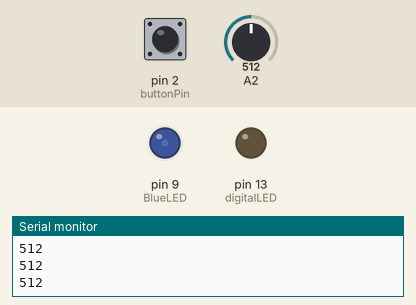
A sketch run on a simulated Arduino Uno, built with avr-gcc and run on an emulated ATmega328P. Shown: output pins drawn as LEDs (lit = HIGH), the last lines printed to the serial monitor. The inputs (shaded band) are chosen by the test bench; at power-on: A2 = 512, pin 2 (buttonPin) HIGH.

Above: at 1.2 s.
1.3 s: A2 set to 610
At 2.4 s:
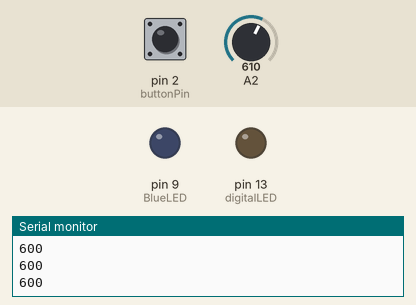
2.8 s: pin 2 (buttonPin) pulled LOW for 0.15 s
At 2.89 s:
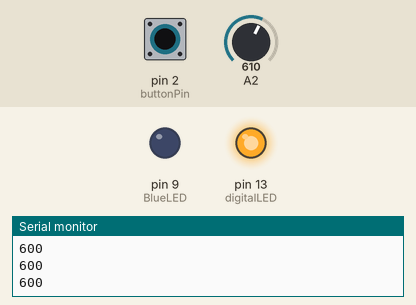
4.4 s: A2 set to 587
At 5.5 s:
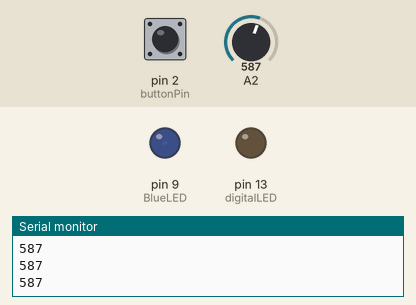
5.9 s: pin 2 (buttonPin) pulled LOW for 1 s
At 6.2 s:
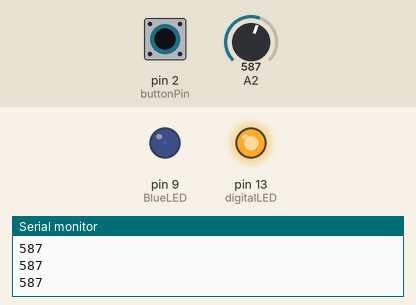
8.4 s: A2 set to 306
At 8.9 s:
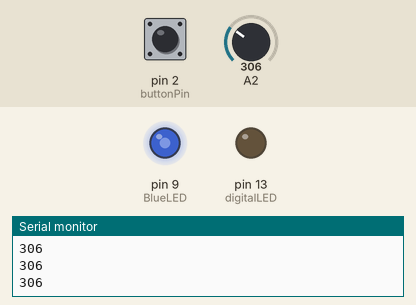
9.9 s: pin 2 (buttonPin) pulled LOW for 0.15 s
At 9.99 s:
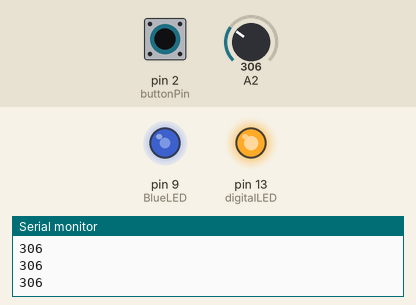
Timing chart, 0 to 12.5 s (numbered marks = the images above; inputs shaded):
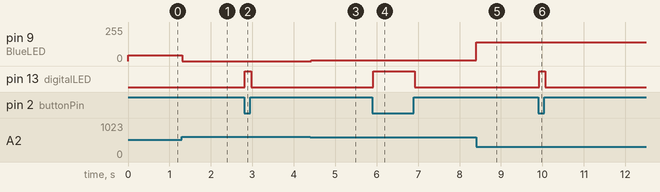

The sketch:

week9assigment.ino
```cpp
int BlueLED = 9;       // The PWM pin connected to my Blue LED
int digitalLED = 13;     // The pin connected to my second LED
int buttonPin = 2;       // The pin connected to my button

int brightness = 0;      // storing the Blue LED brightness

void setup() {
  // for starting the Serial Monitor to see my sensor readings.
  Serial.begin(9600);

  // setting both LEDs as outputs.
  pinMode(BlueLED, OUTPUT);
  pinMode(digitalLED, OUTPUT);

  // setting the button as an input.
  pinMode(buttonPin, INPUT_PULLUP);
}

void loop() {
  // reading the amount of light reaching my photoresistor.
  int sensorValue = analogRead(A2);

  // limiting the sensor reading to the range I want.
  sensorValue = constrain(sensorValue, 70, 600);

  // if its dark then the candle lights.
  // If there is enough light, the candle can turn completely off.
  if (sensorValue >= 600) {
    brightness = 0;
  } else {
    brightness = map(sensorValue, 70, 600, 255, 0);
  }

  // controlling the brightness of my candle LED.
  analogWrite(BlueLED, brightness);

  // whether the button is pressed.
  int buttonState = digitalRead(buttonPin);

  // second LED turns on only while I press the button.
  if (buttonState == LOW) {
    digitalWrite(digitalLED, HIGH);
  } else {
    digitalWrite(digitalLED, LOW);
  }

  // printing the sensor value to check how the light changes.
  Serial.println(sensorValue);

  // I am waiting briefly before reading the sensor again.
  delay(30);
}
```

Measured:
- the behaviour switches between 600 and 599 on A2 (found by bisection; images 2 and 3)
- after the input at 1.3 s, pin 9 (BlueLED): 43/255 → 0/255 at once
- after the input at 2.8 s, pin 13 (digitalLED): LOW → HIGH at once, → LOW 0.15 s later
- after the input at 4.4 s, pin 9 (BlueLED): 0/255 → 7/255 at once
- after the input at 5.9 s, pin 13 (digitalLED): LOW → HIGH at once, → LOW 1.0 s later
- after the input at 8.4 s, pin 9 (BlueLED): 7/255 → 142/255 at once
- after the input at 9.9 s, pin 13 (digitalLED): LOW → HIGH at once, → LOW 0.15 s later
